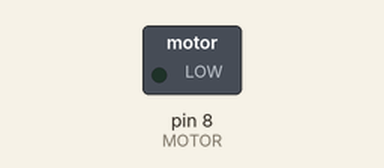
This sketch was run on a simulated Arduino Uno, built with avr-gcc and run on an emulated ATmega328P. On the bench: switched loads named in the sketch (green lamp = pin HIGH).

Above: at 0.7 s.
At 2.2 s:
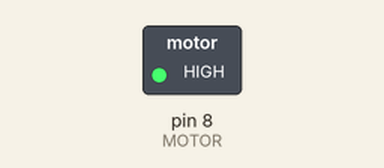
Timing chart, 0 to 5.9 s (numbered marks = the images above):
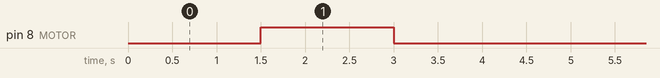

The sketch:

transistor.ino
```cpp
/* -*- c -*- */

/*
 * Arduino basic motor control, using a transistor.
 * One direction only.
 * Wiring diagram: http://itp.nyu.edu/physcomp/Tutorials/HighCurrentLoads
 */

#define DELAYTIME   1500      // milliseconds

#define MOTOR 8      // pin controlling the motor (via the transistor)

#define SPEED 150

void setup()
{
    pinMode(MOTOR, OUTPUT);
}

/* Alternate between two directions and motionless.
 * Assume we start with both pins low, motor motionless.
 */
void loop()
{
    delay(DELAYTIME);

    analogWrite(MOTOR, SPEED);

    delay(DELAYTIME);

    analogWrite(MOTOR, 0);

    delay(DELAYTIME);
}
```

Measured:
- by itself, pin 8 (MOTOR): alternates HIGH for 1.5 s and LOW for 3.0 s
